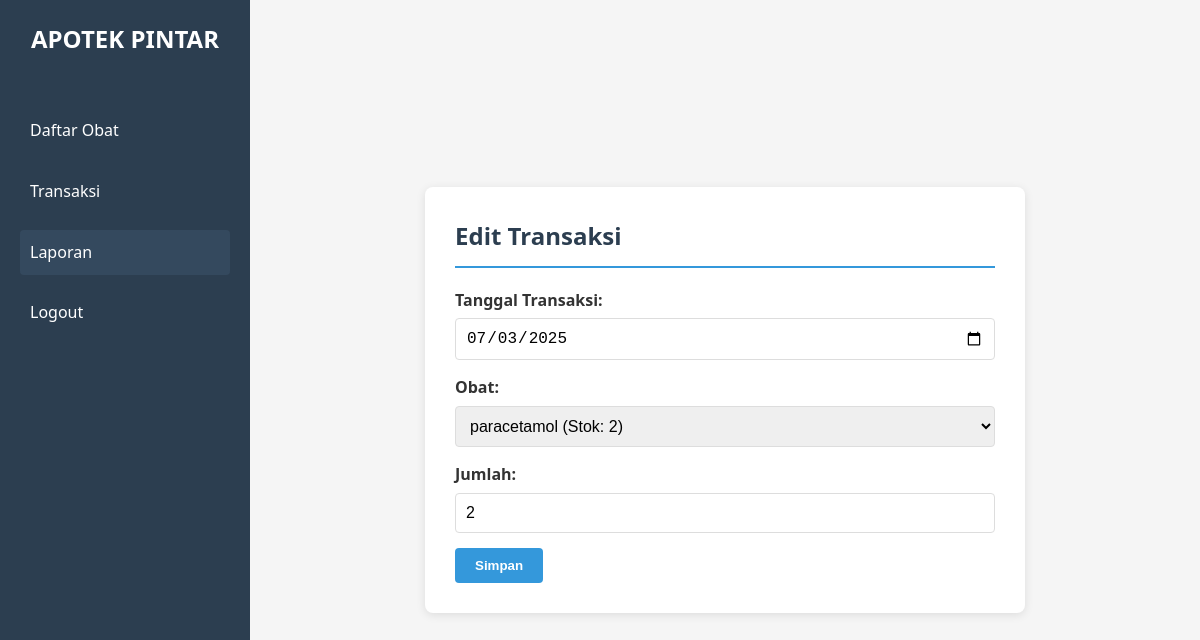
/admin/add_transaksi.php?id=11, run on the app's committed database.
### tables this page shows
CREATE TABLE `transaksi` (
  `id_transaksi` int(11) NOT NULL,
  `tgl_transaksi` date NOT NULL,
  `total_transaksi` decimal(15,2) NOT NULL,
  `id_obat` int(11) NOT NULL,
  `jumlah` int(11) NOT NULL
);

CREATE TABLE `obat` (
  `id_obat` int(11) NOT NULL,
  `nama` varchar(50) NOT NULL,
  `stok` int(11) DEFAULT 0,
  `harga` decimal(10,2) NOT NULL,
  `kategori` varchar(20) NOT NULL
);

### admin/add_transaksi.php (the view, shortened to what this page needs)
<?php include '../config.php';
if ($_SERVER['REQUEST_METHOD'] === 'GET' && isset($_GET['id'])) {
    $id_transaksi = $_GET['id'];
    $result = $conn->query("SELECT transaksi.*, obat.nama, obat.stok, obat.harga FROM transaksi JOIN obat ON transaksi.id_obat = obat.id_obat WHERE transaksi.id_transaksi = $id_transaksi");
    $transaksi = $result->fetch_assoc();
}
$result_obat = $conn->query("SELECT id_obat, nama, stok FROM obat WHERE stok > 0");
$obat_list = [];
while ($row = $result_obat->fetch_assoc()) {
    $obat_list[] = $row;
}
?>
<!DOCTYPE html>
<html lang="id">
<head>
    <link rel="stylesheet" href="styles.css">
</head>
<body>
    <div class="sidebar">
        <div class="logo">
            <h1>APOTEK PINTAR</h1>
        </div>
        <nav>
            <a href="index.php" >Daftar Obat</a>
            <a href="transaksi.php">Transaksi</a>
            <a href="report.php" class="active">Laporan</a>
            <a href="../index.html">Logout</a>
        </nav>
    </div>
    <main class="tambah-transaksi-main">
        <div class="form-container">
            <h2><?php echo isset($id_transaksi) ? 'Edit' : 'Tambah'; ?> Transaksi</h2>
            <form action="add_transaksi.php" method="POST">
                <div class="form-group">
                    <label for="tgl_transaksi">Tanggal Transaksi:</label>
                    <input type="date" id="tgl_transaksi" name="tgl_transaksi" value="<?php echo isset($id_transaksi) ? $transaksi['tgl_transaksi'] : date('Y-m-d'); ?>" required>
                </div>
                <div class="form-group">
                    <label for="id_obat">Obat:</label>
                    <select id="id_obat" name="id_obat" required>
                        <?php foreach ($obat_list as $obat): ?>
                            <option value="<?php echo $obat['id_obat']; ?>" <?php echo isset($id_transaksi) && $transaksi['id_obat'] == $obat['id_obat'] ? 'selected' : ''; ?>>
                                <?php echo "{$obat['nama']} (Stok: {$obat['stok']})"; ?>
                            </option>
                        <?php endforeach; ?>
                    </select>
                </div>
                <div class="form-group">
                    <label for="jumlah">Jumlah:</label>
                    <input type="number" id="jumlah" name="jumlah" value="<?php echo isset($id_transaksi) ? $transaksi['jumlah'] : 1; ?>" min="1" required>
                </div>
                <button type="submit" class="btn-submit">Simpan</button>
            </form>
        </div>
    </main>
</body>
</html>

### admin/styles.css (style rules this page uses)
* { box-sizing: border-box; margin: 0; padding: 0; }
body { font-family: 'Segoe UI', Tahoma, Geneva, Verdana, sans-serif; line-height: 1.6; color: #333; background-color: #f5f5f5; display: flex; min-height: 100vh; }
.sidebar { width: 250px; background-color: #2c3e50; color: white; padding: 20px; display: flex; flex-direction: column; }
.logo { margin-bottom: 20px; }
.sidebar h1 { font-size: 24px; text-align: center; margin-bottom: 30px; }
.sidebar nav { display: flex; flex-direction: column; gap: 15px; }
.sidebar a { color: white; text-decoration: none; padding: 10px; border-radius: 4px; transition: background-color 0.3s; }
.sidebar a:hover, .sidebar a.active { background-color: #34495e; }
main { flex: 1; padding: 20px; }
h2 { margin-bottom: 20px; color: #2c3e50; border-bottom: 2px solid #3498db; padding-bottom: 10px; }
.btn-submit { background-color: #3498db; color: white; padding: 10px 20px; border: none; border-radius: 4px; cursor: pointer; font-weight: bold; }
.form-group { margin-bottom: 15px; }
label { display: block; margin-bottom: 5px; font-weight: bold; }
input[type="text"], input[type="number"], input[type="date"], select { width: 100%; padding: 10px; border: 1px solid #ddd; border-radius: 4px; font-size: 16px; }
form { max-width: 600px; }
.form-container { width: 90%; max-width: 600px; background-color: white; padding: 30px; border-radius: 8px; box-shadow: 0 2px 10px rgba(0, 0, 0, 0.1); }
.tambah-transaksi-main { flex: 1; display: flex; justify-content: center; align-items: center; padding: 20px; background-color: #f5f5f5; }

### data on the page
transaksi: tgl_transaksi "07/03/2025", id_obat "paracetamol (Stok: 2)", jumlah "2"
